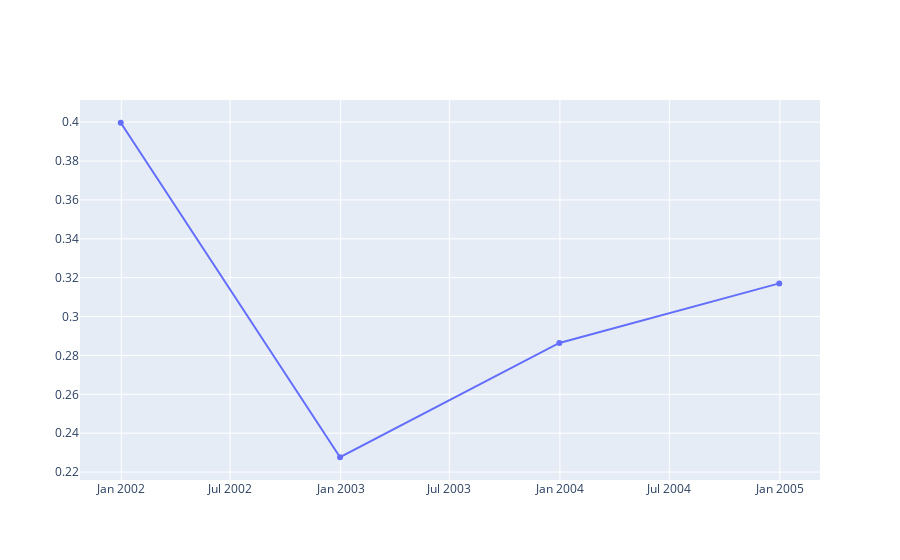

The notebook cell saved with this chart:
### Code cell
import plotly.offline as off
import chart_studio.plotly as py
import plotly.graph_objs as go

data = [go.Scatter(x=annual_temp.index, y=annual_temp.polarity_compound_post)]
off.iplot(data)

### Figure 1 — Plotly figure (JSON) as saved in the notebook; plotly's stock layout.template omitted (floating-point values rounded to 4 significant figures)
{"data": [{"type": "scatter", "x": ["2001-12-31T00:00:00", "2002-12-31T00:00:00", "2003-12-31T00:00:00", "2004-12-31T00:00:00"], "y": [0.3997, 0.2276, 0.2864, 0.3171]}], "layout": {}}
